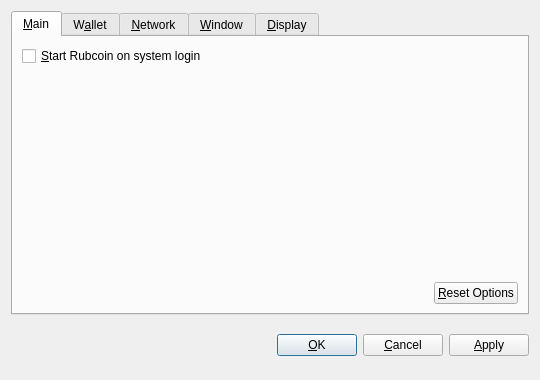
<?xml version="1.0" encoding="UTF-8"?>
<ui version="4.0">
 <class>OptionsDialog</class>
 <widget class="QDialog" name="OptionsDialog">
  <property name="geometry">
   <rect>
    <x>0</x>
    <y>0</y>
    <width>540</width>
    <height>380</height>
   </rect>
  </property>
  <property name="windowTitle">
   <string>Options</string>
  </property>
  <property name="modal">
   <bool>true</bool>
  </property>
  <layout class="QVBoxLayout" name="verticalLayout">
   <item>
    <widget class="QTabWidget" name="tabWidget">
     <property name="tabPosition">
      <enum>QTabWidget::North</enum>
     </property>
     <property name="currentIndex">
      <number>0</number>
     </property>
     <widget class="QWidget" name="tabMain">
      <attribute name="title">
       <string>&amp;Main</string>
      </attribute>
      <layout class="QVBoxLayout" name="verticalLayout_Main">
       <item>
        <widget class="QCheckBox" name="bitcoinAtStartup">
         <property name="toolTip">
          <string>Automatically start Rubcoin after logging in to the system.</string>
         </property>
         <property name="text">
          <string>&amp;Start Rubcoin on system login</string>
         </property>
        </widget>
       </item>
       <item>
        <spacer name="verticalSpacer_Main">
         <property name="orientation">
          <enum>Qt::Vertical</enum>
         </property>
         <property name="sizeHint" stdset="0">
          <size>
           <width>20</width>
           <height>40</height>
          </size>
         </property>
        </spacer>
       </item>
       <item>
        <layout class="QHBoxLayout" name="horizontalLayout_2_Main">
         <item>
          <spacer name="horizontalSpacer_2_Main">
           <property name="orientation">
            <enum>Qt::Horizontal</enum>
           </property>
           <property name="sizeHint" stdset="0">
            <size>
             <width>40</width>
             <height>20</height>
            </size>
           </property>
          </spacer>
         </item>
         <item>
          <widget class="QPushButton" name="resetButton">
           <property name="toolTip">
            <string>Reset all client options to default.</string>
           </property>
           <property name="text">
            <string>&amp;Reset Options</string>
           </property>
           <property name="autoDefault">
            <bool>false</bool>
           </property>
          </widget>
         </item>
        </layout>
       </item>
      </layout>
     </widget>
     <widget class="QWidget" name="tabWallet">
      <attribute name="title">
       <string>W&amp;allet</string>
      </attribute>
      <layout class="QVBoxLayout" name="verticalLayout_Network">
       <item>
        <widget class="QLabel" name="transactionFeeInfoLabel">
         <property name="text">
          <string>Optional transaction fee per kB that helps make sure your transactions are processed quickly. Most transactions are 1 kB.</string>
         </property>
         <property name="textFormat">
          <enum>Qt::PlainText</enum>
         </property>
         <property name="wordWrap">
          <bool>true</bool>
         </property>
        </widget>
       </item>
       <item>
        <layout class="QHBoxLayout" name="horizontalLayout_1_Main">
         <item>
          <widget class="QLabel" name="transactionFeeLabel">
           <property name="text">
            <string>Pay transaction &amp;fee</string>
           </property>
           <property name="textFormat">
            <enum>Qt::PlainText</enum>
           </property>
           <property name="buddy">
            <cstring>transactionFee</cstring>
           </property>
          </widget>
         </item>
         <item>
          <widget class="BitcoinAmountField" name="transactionFee"/>
         </item>
         <item>
          <spacer name="horizontalSpacer_1_Main">
           <property name="orientation">
            <enum>Qt::Horizontal</enum>
           </property>
           <property name="sizeHint" stdset="0">
            <size>
             <width>40</width>
             <height>20</height>
            </size>
           </property>
          </spacer>
         </item>
        </layout>
       </item>
       <item>
        <widget class="QLabel" name="label">
         <property name="text">
          <string>If you disable the spending of unconfirmed change, the change from a transaction cannot be used until that transaction has at least one confirmation. This also affects how your balance is computed.</string>
         </property>
         <property name="wordWrap">
          <bool>true</bool>
         </property>
        </widget>
       </item>
       <item>
        <widget class="QCheckBox" name="spendZeroConfChange">
         <property name="text">
          <string>Spend unconfirmed change  (experts only)</string>
         </property>
        </widget>
       </item>
       <item>
        <spacer name="verticalSpacer">
         <property name="orientation">
          <enum>Qt::Vertical</enum>
         </property>
         <property name="sizeHint" stdset="0">
          <size>
           <width>20</width>
           <height>40</height>
          </size>
         </property>
        </spacer>
       </item>
      </layout>
     </widget>
     <widget class="QWidget" name="tabNetwork">
      <attribute name="title">
       <string>&amp;Network</string>
      </attribute>
      <layout class="QVBoxLayout" name="verticalLayout_Network">
       <item>
        <widget class="QCheckBox" name="mapPortUpnp">
         <property name="toolTip">
          <string>Automatically open the Rubcoin client port on the router. This only works when your router supports UPnP and it is enabled.</string>
         </property>
         <property name="text">
          <string>Map port using &amp;UPnP</string>
         </property>
        </widget>
       </item>
       <item>
        <widget class="QCheckBox" name="connectSocks">
         <property name="toolTip">
          <string>Connect to the Rubcoin network through a SOCKS proxy (e.g. when connecting through Tor).</string>
         </property>
         <property name="text">
          <string>&amp;Connect through SOCKS proxy:</string>
         </property>
        </widget>
       </item>
       <item>
        <layout class="QHBoxLayout" name="horizontalLayout_Network">
         <item>
          <widget class="QLabel" name="proxyIpLabel">
           <property name="text">
            <string>Proxy &amp;IP:</string>
           </property>
           <property name="textFormat">
            <enum>Qt::PlainText</enum>
           </property>
           <property name="buddy">
            <cstring>proxyIp</cstring>
           </property>
          </widget>
         </item>
         <item>
          <widget class="QValidatedLineEdit" name="proxyIp">
           <property name="maximumSize">
            <size>
             <width>140</width>
             <height>16777215</height>
            </size>
           </property>
           <property name="toolTip">
            <string>IP address of the proxy (e.g. 127.0.0.1)</string>
           </property>
          </widget>
         </item>
         <item>
          <widget class="QLabel" name="proxyPortLabel">
           <property name="text">
            <string>&amp;Port:</string>
           </property>
           <property name="textFormat">
            <enum>Qt::PlainText</enum>
           </property>
           <property name="buddy">
            <cstring>proxyPort</cstring>
           </property>
          </widget>
         </item>
         <item>
          <widget class="QLineEdit" name="proxyPort">
           <property name="maximumSize">
            <size>
             <width>55</width>
             <height>16777215</height>
            </size>
           </property>
           <property name="toolTip">
            <string>Port of the proxy (e.g. 9050)</string>
           </property>
          </widget>
         </item>
         <item>
          <widget class="QLabel" name="socksVersionLabel">
           <property name="text">
            <string>SOCKS &amp;Version:</string>
           </property>
           <property name="textFormat">
            <enum>Qt::PlainText</enum>
           </property>
           <property name="buddy">
            <cstring>socksVersion</cstring>
           </property>
          </widget>
         </item>
         <item>
          <widget class="QValueComboBox" name="socksVersion">
           <property name="toolTip">
            <string>SOCKS version of the proxy (e.g. 5)</string>
           </property>
          </widget>
         </item>
         <item>
          <spacer name="horizontalSpacer_Network">
           <property name="orientation">
            <enum>Qt::Horizontal</enum>
           </property>
           <property name="sizeHint" stdset="0">
            <size>
             <width>40</width>
             <height>20</height>
            </size>
           </property>
          </spacer>
         </item>
        </layout>
       </item>
       <item>
        <spacer name="verticalSpacer_Network">
         <property name="orientation">
          <enum>Qt::Vertical</enum>
         </property>
         <property name="sizeHint" stdset="0">
          <size>
           <width>20</width>
           <height>40</height>
          </size>
         </property>
        </spacer>
       </item>
      </layout>
     </widget>
     <widget class="QWidget" name="tabWindow">
      <attribute name="title">
       <string>&amp;Window</string>
      </attribute>
      <layout class="QVBoxLayout" name="verticalLayout_Window">
       <item>
        <widget class="QCheckBox" name="minimizeToTray">
         <property name="toolTip">
          <string>Show only a tray icon after minimizing the window.</string>
         </property>
         <property name="text">
          <string>&amp;Minimize to the tray instead of the taskbar</string>
         </property>
        </widget>
       </item>
       <item>
        <widget class="QCheckBox" name="minimizeOnClose">
         <property name="toolTip">
          <string>Minimize instead of exit the application when the window is closed. When this option is enabled, the application will be closed only after selecting Quit in the menu.</string>
         </property>
         <property name="text">
          <string>M&amp;inimize on close</string>
         </property>
        </widget>
       </item>
       <item>
        <spacer name="verticalSpacer_Window">
         <property name="orientation">
          <enum>Qt::Vertical</enum>
         </property>
         <property name="sizeHint" stdset="0">
          <size>
           <width>20</width>
           <height>40</height>
          </size>
         </property>
        </spacer>
       </item>
      </layout>
     </widget>
     <widget class="QWidget" name="tabDisplay">
      <attribute name="title">
       <string>&amp;Display</string>
      </attribute>
      <layout class="QVBoxLayout" name="verticalLayout_Display">
       <item>
        <layout class="QHBoxLayout" name="horizontalLayout_1_Display">
         <item>
          <widget class="QLabel" name="langLabel">
           <property name="text">
            <string>User Interface &amp;language:</string>
           </property>
           <property name="textFormat">
            <enum>Qt::PlainText</enum>
           </property>
           <property name="buddy">
            <cstring>lang</cstring>
           </property>
          </widget>
         </item>
         <item>
          <widget class="QValueComboBox" name="lang">
           <property name="toolTip">
            <string>The user interface language can be set here. This setting will take effect after restarting Rubcoin.</string>
           </property>
          </widget>
         </item>
        </layout>
       </item>
       <item>
        <layout class="QHBoxLayout" name="horizontalLayout_2_Display">
         <item>
          <widget class="QLabel" name="unitLabel">
           <property name="text">
            <string>&amp;Unit to show amounts in:</string>
           </property>
           <property name="textFormat">
            <enum>Qt::PlainText</enum>
           </property>
           <property name="buddy">
            <cstring>unit</cstring>
           </property>
          </widget>
         </item>
         <item>
          <widget class="QValueComboBox" name="unit">
           <property name="toolTip">
            <string>Choose the default subdivision unit to show in the interface and when sending coins.</string>
           </property>
          </widget>
         </item>
        </layout>
       </item>
       <item>
        <widget class="QCheckBox" name="displayAddresses">
         <property name="toolTip">
          <string>Whether to show Rubcoin addresses in the transaction list or not.</string>
         </property>
         <property name="text">
          <string>&amp;Display addresses in transaction list</string>
         </property>
        </widget>
       </item>
       <item>
        <widget class="QCheckBox" name="coinControlFeatures">
         <property name="toolTip">
          <string>Whether to show coin control features or not.</string>
         </property>
         <property name="text">
          <string>Display coin &amp;control features (experts only!)</string>
         </property>
        </widget>
       </item>
       <item>
        <spacer name="verticalSpacer_Display">
         <property name="orientation">
          <enum>Qt::Vertical</enum>
         </property>
         <property name="sizeHint" stdset="0">
          <size>
           <width>20</width>
           <height>40</height>
          </size>
         </property>
        </spacer>
       </item>
      </layout>
     </widget>
    </widget>
   </item>
   <item>
    <layout class="QHBoxLayout" name="horizontalLayout_Buttons">
     <item>
      <spacer name="horizontalSpacer_1">
       <property name="orientation">
        <enum>Qt::Horizontal</enum>
       </property>
       <property name="sizeHint" stdset="0">
        <size>
         <width>40</width>
         <height>48</height>
        </size>
       </property>
      </spacer>
     </item>
     <item>
      <widget class="QLabel" name="statusLabel">
       <property name="font">
        <font>
         <weight>75</weight>
         <bold>true</bold>
        </font>
       </property>
       <property name="text">
        <string/>
       </property>
       <property name="textFormat">
        <enum>Qt::PlainText</enum>
       </property>
       <property name="wordWrap">
        <bool>true</bool>
       </property>
      </widget>
     </item>
     <item>
      <spacer name="horizontalSpacer_2">
       <property name="orientation">
        <enum>Qt::Horizontal</enum>
       </property>
       <property name="sizeHint" stdset="0">
        <size>
         <width>40</width>
         <height>48</height>
        </size>
       </property>
      </spacer>
     </item>
     <item>
      <widget class="QPushButton" name="okButton">
       <property name="text">
        <string>&amp;OK</string>
       </property>
      </widget>
     </item>
     <item>
      <widget class="QPushButton" name="cancelButton">
       <property name="text">
        <string>&amp;Cancel</string>
       </property>
       <property name="autoDefault">
        <bool>false</bool>
       </property>
      </widget>
     </item>
     <item>
      <widget class="QPushButton" name="applyButton">
       <property name="text">
        <string>&amp;Apply</string>
       </property>
       <property name="autoDefault">
        <bool>false</bool>
       </property>
      </widget>
     </item>
    </layout>
   </item>
  </layout>
 </widget>
 <customwidgets>
  <customwidget>
   <class>BitcoinAmountField</class>
   <extends>QSpinBox</extends>
   <header>bitcoinamountfield.h</header>
  </customwidget>
  <customwidget>
   <class>QValueComboBox</class>
   <extends>QComboBox</extends>
   <header>qvaluecombobox.h</header>
  </customwidget>
  <customwidget>
   <class>QValidatedLineEdit</class>
   <extends>QLineEdit</extends>
   <header>qvalidatedlineedit.h</header>
  </customwidget>
 </customwidgets>
 <resources/>
 <connections/>
</ui>
